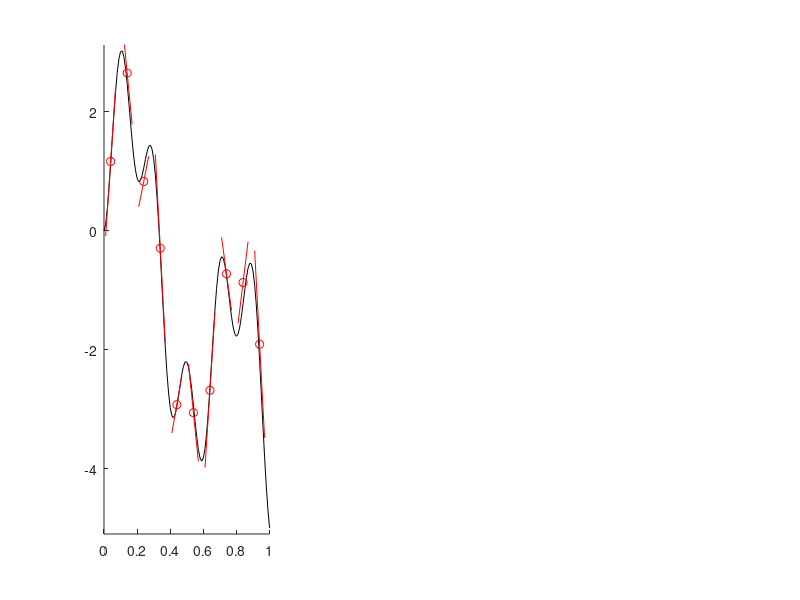

Write the MATLAB code that produced this figure. (Note: this script raises an error after producing the figure.)
clc
clear all
close all

precision = 15;
%% data
% function
f  = @(x) 2*sin(3*pi*x) - 2*x.^3 + x.^2 -3*x + 1 - sqrt(x) - cos(10*pi*x);
df = @(x) 6*pi*cos(3*pi*x) - 6*x.^2 + 2*x - 3 - 1./(2*sqrt(x)) + 10*pi*sin(10*pi*x);

% points
xs = (0:0.01:1)';
ys = feval(f, xs);

% observations
x = (0.04:0.1:0.95)';
% sn = 0.1; snd = 0.2;
% yy = feval(f, xx) + sn*randn(size(xx));
% dy = feval(df, xx) + snd*randn(size(xx));
y = [1.162470824949019; 2.649518079414324; 0.826178856519631; -0.296449902131397; -2.925889279464160; -3.059479729867036; -2.684443970935226; -0.724953106178071; -0.871446982536995; -1.909489684161842];
dy_dx = [41.704618124666638; -28.757549228476215; 14.122022625746855; -52.574386176465111; 15.885794730520876; -27.330344334593999; 43.308255238127209; -20.443387861589134; 22.877410410575429; -52.447400235726114];
 
% plot
figure('position', [0, 0, 1600, 400]);
subplot(1, 3, 1);
hold on
delta_x = 0.03;
plot(xs, ys, 'k-');
plot(x, y, 'or');
plot([x' - delta_x; x' + delta_x], [y' - dy_dx'*delta_x; y' + dy_dx'*delta_x], 'r-');
axis([0, 1, min(ys)-0.1, max(ys)+0.1]);

%% GP - Function Observations
% setting
mean_func = @meanZero;
cov_func = {@covSEiso};
% cov_func = {@covMaterniso, 3};
lik_func = @likGauss;
inf_method = @infExact;

% hyperparameter
ell = 0.5; sf = 1.5; sn = 0.1; 
hyp.cov = log([ell, sf]);
hyp.lik = log(sn);
[nlZ, dnlZ] = gp(hyp, inf_method, mean_func, cov_func, lik_func, x, y)
disp(['nlZ = ',                num2str(nlZ, precision)]);
disp(['dnlZ.cov.ell = ',       num2str(dnlZ.cov(1), precision)]);
disp(['dnlZ.cov.sf = ',        num2str(dnlZ.cov(2), precision)]);
disp(['dnlZ.lik.sigma_n = ',   num2str(dnlZ.lik(1), precision)]);

% training
hyp1 = minimize(hyp, @gp, -100, inf_method, mean_func, cov_func, lik_func, x, y);
[nlZ1, dnlZ1] = gp(hyp1, inf_method, mean_func, cov_func, lik_func, x, y);
disp(['hyp1.cov.ell = ',    	num2str(exp(hyp1.cov(1)), precision)]);
disp(['hyp1.cov.sf = ',      	num2str(exp(hyp1.cov(2)), precision)]);
disp(['hyp1.lik.sigma_n = ',  	num2str(exp(hyp1.lik(1)), precision)]);
disp(['nlZ1 = ',                num2str(nlZ1, precision)]);
disp(['dnlZ1.cov.ell = ',       num2str(dnlZ1.cov(1), precision)]);
disp(['dnlZ1.cov.sf = ',        num2str(dnlZ1.cov(2), precision)]);
disp(['dnlZ1.lik.sigma_n = ',   num2str(dnlZ1.lik(1), precision)]);

% prediction - regression
[dummy, dummy, fmu, fs2] = gp(hyp1, inf_method, mean_func, cov_func, lik_func, x, y, xs);

% plot
subplot(1, 3, 2);
hold on;
ff = [fmu+2*sqrt(fs2); flipdim(fmu-2*sqrt(fs2),1)]; 
fill([xs; flipdim(xs,1)], ff, [7 7 7]/8)
plot(xs, fmu, 'b-');
plot(xs, ys, 'k-');
plot(x, y, 'or');
axis([0, 1, min(ys)-0.1, max(ys)+0.1]);

% print
print_matrix_for_reference(x,   'x');
print_matrix_for_reference(y,   'y');
print_matrix_for_reference(xs,  'xs', 10);
print_matrix_for_reference(fmu, 'fmu', 10);
print_matrix_for_reference(fs2, 'fs2', 10);


%% GP - Derivative and Function Observations
% setting
mean_func = @meanZeroDerObs;
cov_func  = {@covSEisoDerObs};
lik_func  = @likGaussDerObs;
inf_method = @infExactDerObs;

% data
xxd = [zeros(length(x), 1), x;
       ones(length(x), 1),  x];
yyd = [y;
       dy_dx];
% xxd = [zeros(length(xx), 1), xx];
% yyd = [yy];

% hyperparameter
hyp.cov = log([ell, sf]);
hyp.lik = log([sn, sn]);

% training
hyp2 = minimize(hyp, @gp, -100, inf_method, mean_func, cov_func, lik_func, xxd, yyd);
[nlZ2, dnlZ2] = gp(hyp2, inf_method, mean_func, cov_func, lik_func, xxd, yyd);
disp(['hyp2.cov.ell = ',        num2str(exp(hyp2.cov(1)), precision)]);
disp(['hyp2.cov.sf = ',         num2str(exp(hyp2.cov(2)), precision)]);
disp(['hyp2.lik.sigma_n = ',    num2str(exp(hyp2.lik(1)), precision)]);
disp(['hyp2.lik.sigma_nd = ',   num2str(exp(hyp2.lik(2)), precision)]);
disp(['nlZ2 = ',                num2str(nlZ2, precision)]);
disp(['dnlZ2.cov.ell = ',       num2str(dnlZ2.cov(1), precision)]);
disp(['dnlZ2.cov.sf = ',        num2str(dnlZ2.cov(2), precision)]);
disp(['dnlZ2.lik.sigma_n = ',   num2str(dnlZ2.lik(1), precision)]);
disp(['dnlZ2.lik.sigma_nd = ',  num2str(dnlZ2.lik(2), precision)]);

% prediction - regression
[dummy, dummy, fmu, fs2] = gp(hyp2, inf_method, mean_func, cov_func, lik_func, xxd, yyd, xs);

% plot
subplot(1, 3, 3);
hold on;
ff = [fmu+2*sqrt(fs2); flipdim(fmu-2*sqrt(fs2),1)]; 
fill([xs; flipdim(xs,1)], ff, [7 7 7]/8)
plot(xs, fmu, 'b-');
plot(xs, ys, 'k-');
plot(x, y, 'or');
axis([0, 1, min(ys)-0.1, max(ys)+0.1]);

% print
print_matrix_for_reference(yyd, 'yyd');
print_matrix_for_reference(fmu, 'fmu', 10);
print_matrix_for_reference(fs2, 'fs2', 10);